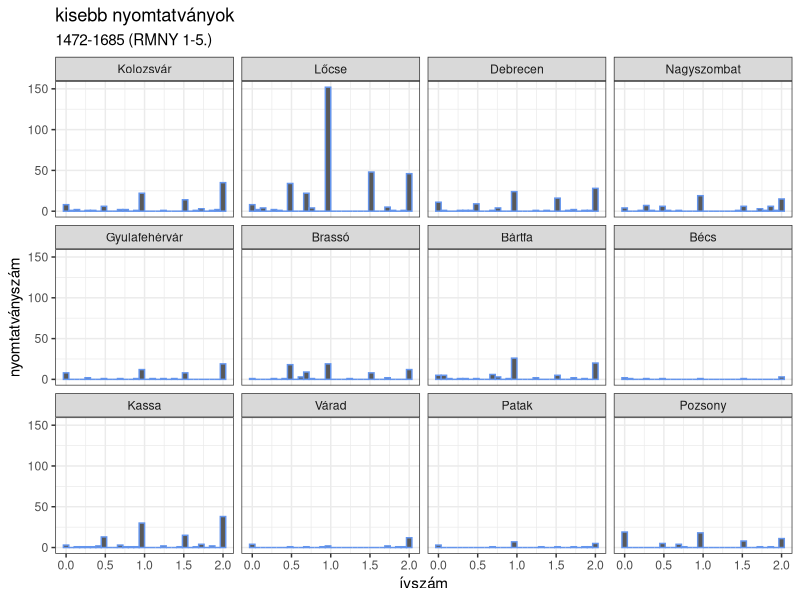
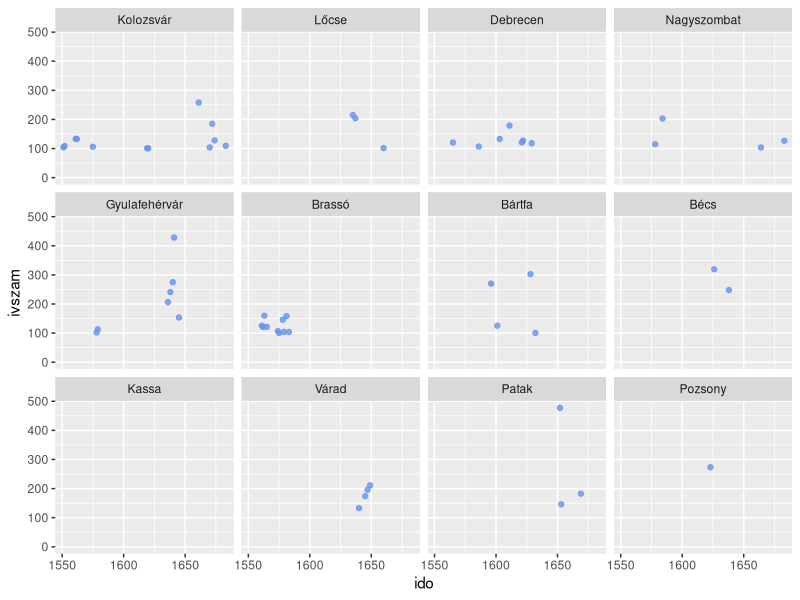

R code for these plots, in order:
library(tidyverse)

df <- read_tsv('data_raw/rmny-1-5.tsv')

foreign_cities <- c('Velence', 'Amszterdam', 'Frankfurt am Main', 'Bázel', 'Lyon')

top12 <- df %>% 
  select(x_nyomtatasi_hely, ivszam) %>% 
  filter(!is.na(x_nyomtatasi_hely)) %>% 
  filter(!(x_nyomtatasi_hely %in% foreign_cities)) %>% 
  group_by(x_nyomtatasi_hely) %>% 
  summarise(
    db = n(),
    iv = sum(ivszam, na.rm = TRUE)
  ) %>% 
  arrange(desc(iv)) %>% 
  head(n = 12) %>% 
  select(x_nyomtatasi_hely)

hely <- factor(top12$x_nyomtatasi_hely, levels = top12$x_nyomtatasi_hely)

df %>% 
  filter(ivszam <= 2) %>% 
  right_join(top12, join_by(x_nyomtatasi_hely)) %>%
  mutate(hely = factor(x_nyomtatasi_hely, levels = hely)) %>% 
  ggplot(aes(x = ivszam)) +
  geom_histogram(bin = 30, color = 'cornflowerblue') +
  facet_wrap(~hely) +
  # scale_x_sqrt() +
  # scale_y_sqrt() +
  theme_bw() +
  labs(
    title = 'kisebb nyomtatványok',
    subtitle = '1472-1685 (RMNY 1-5.)',
    x = 'ívszám',
    y = 'nyomtatványszám'
  )

df

df %>% 
  filter(ivszam > 100) %>% 
  right_join(top12, join_by(x_nyomtatasi_hely)) %>%
  mutate(
    ido = as.numeric(x_nyomtatasi_ev),
    hely = factor(x_nyomtatasi_hely, levels = hely)
  ) %>% 
  group_by(hely, ido) %>% 
  summarise(
    ivszam = sum(ivszam, na.rm = TRUE),
    .groups = 'drop'
  ) %>% 
  ggplot(aes(y = ivszam, x = ido)) +
  geom_point(color = 'cornflowerblue', alpha = 0.8) +
  # geom_histogram(bin = 30, color = 'cornflowerblue') +
  facet_wrap(~hely)

